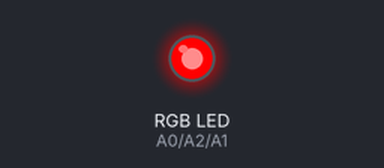
Bench run of a sketch on a simulated Arduino Uno, built with avr-gcc and run on an emulated ATmega328P. On the bench: an RGB LED mixed from three pins (HIGH = lit).

Above: at 0.2 s.
At 0.7 s:
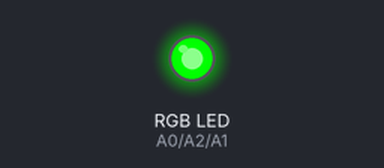
At 2.7 s:
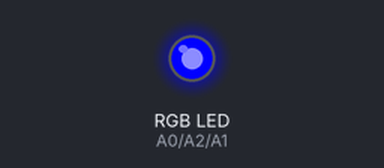
Timing chart, 0 to 3.5 s (numbered marks = the images above):
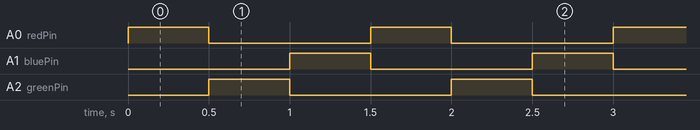

Measured:
- by itself, A0 (redPin), A1 (bluePin), A2 (greenPin): alternates HIGH for 0.50 s and LOW for 1.0 s
- by itself, everything shown: repeats every 1.5 s, in 3 steps

The sketch:

RGB_LED.ino
```cpp
int redPin = A0;
int bluePin = A1;
int greenPin = A2;

void setup() {
  // put your setup code here, to run once:
  pinMode(redPin, OUTPUT);
  pinMode(bluePin, OUTPUT);
  pinMode(greenPin, OUTPUT);
}

void loop() {
  // put your main code here, to run repeatedly:
  setColor(255,0,0);
  delay(500);
  setColor(0,255,0);
  delay(500);
  setColor(0,0,255);
  delay(500);
}

void setColor(int red, int green, int blue)
{
  analogWrite(redPin, red);
  analogWrite(greenPin, green);
  analogWrite(bluePin, blue);
}
```
